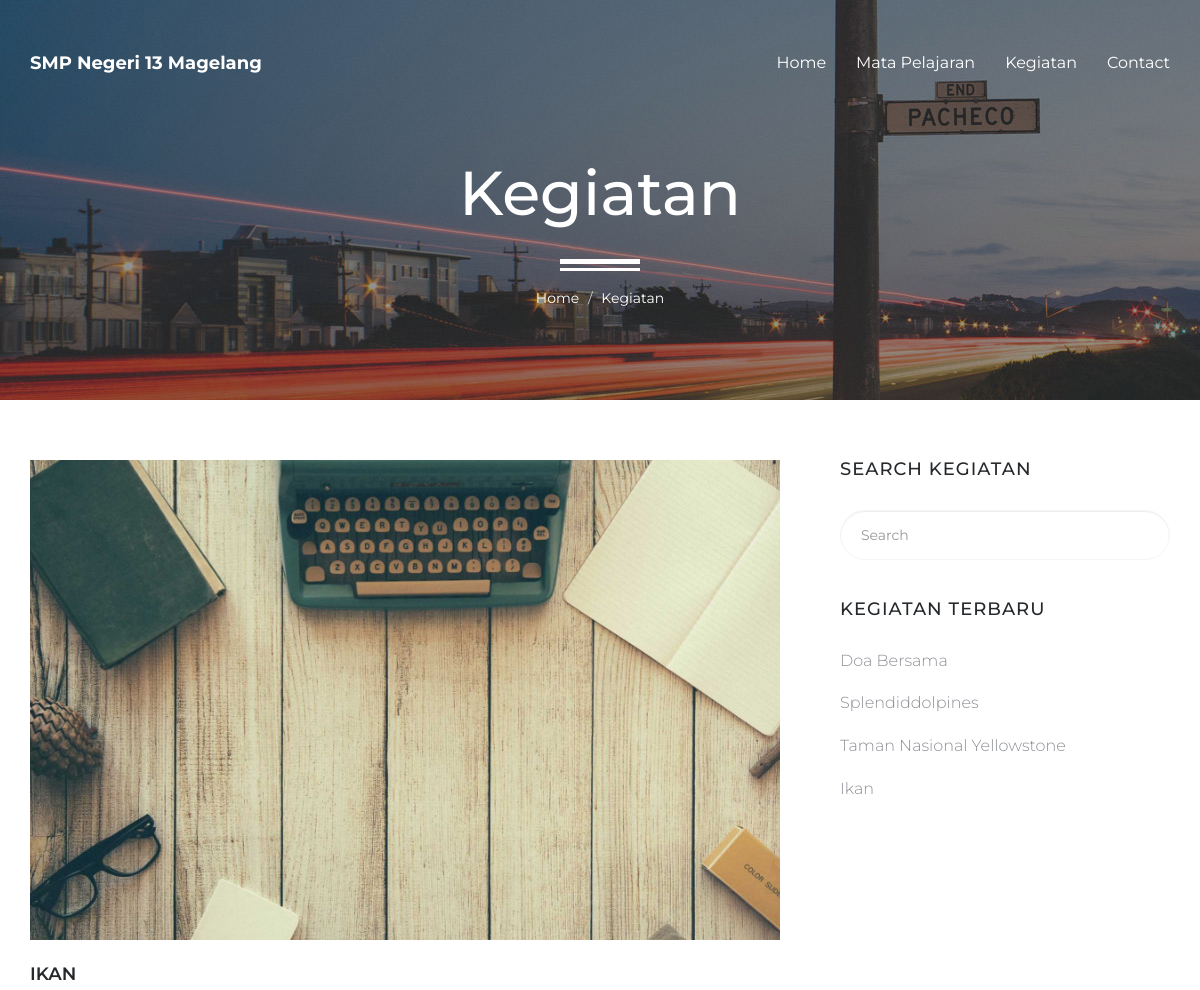
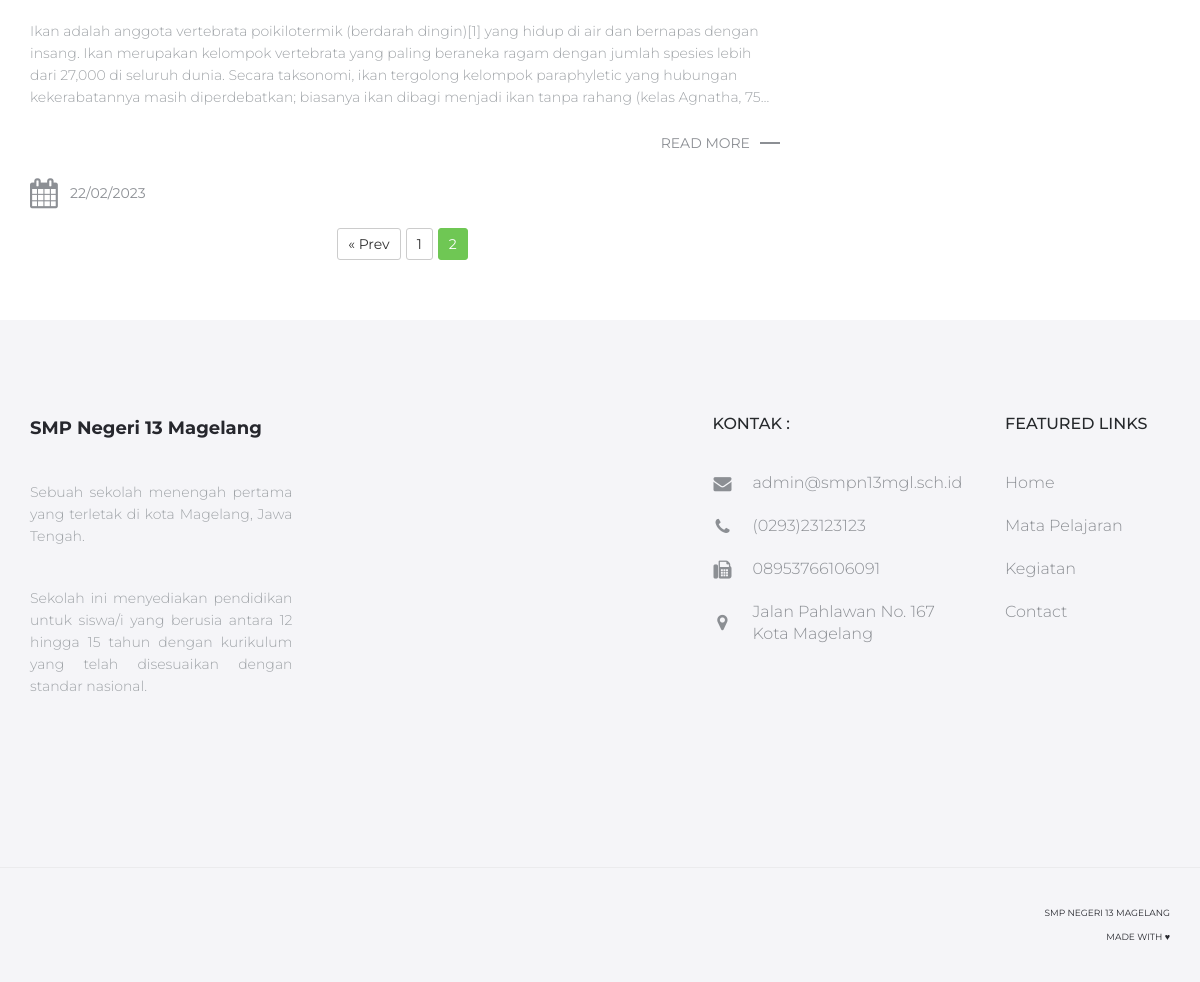
Screenshot of /blog.php?page=2 with the database file from the repository (2 pictures, top to bottom).
### tables this page shows
CREATE TABLE `article` (
  `id` int(250) NOT NULL,
  `judul_arc` text NOT NULL,
  `content_arc` text NOT NULL,
  `gambar_arc` varchar(250) NOT NULL,
  `gambar1` text NOT NULL,
  `gambar2` text NOT NULL,
  `date` date NOT NULL
);

CREATE TABLE `contact` (
  `id` int(11) NOT NULL,
  `nomrum` text NOT NULL,
  `wa` text NOT NULL,
  `email` text NOT NULL,
  `alamat` text NOT NULL
);

### blog.php (the view, shortened to what this page needs)
<?php include('header.php') ?>
<body>
    <header id="masthead" class="site-header site-header-white">
        <nav id="primary-navigation" class="site-navigation">
            <div class="container">
                <div class="navbar-header">
                    <a href="index.php" class="site-title"><span>SMP Negeri 13 Magelang</a>
                </div>
                <div class="collapse navbar-collapse" id="agency-navbar-collapse">
                <ul class="nav navbar-nav navbar-right">
                        <li><a href="index.php">Home</a></li>
                        <li><a href="semestergenap.php">Mata Pelajaran</a></li>
                        <li><a href="blog.php">Kegiatan</a></li>
                        <li><a href="contact.php">Contact</a></li>
                    </ul>
                </div>
            </div>
        </nav>
    </header>
    <div id="hero" class="hero overlay subpage-hero blog-hero">
        <div class="hero-content">
            <div class="hero-text">
                <h1>Kegiatan</h1>
                <ol class="breadcrumb">
                  <li class="breadcrumb-item"><a href="#">Home</a></li>
                  <li class="breadcrumb-item active">Kegiatan</li>
                </ol>
            </div>
        </div>
    </div>
    <main id="main" class="site-main">
        <section class="site-section subpage-site-section section-blog">
            <div class="container">
                <div class="row">
                    <div class="col-md-8">
                    <?php
                        $per_page = 3;
                        $articles = mysqli_query($mysqli, "SELECT * FROM article ORDER BY date DESC");
                        $total_articles = mysqli_num_rows($articles);
                        $total_pages = ceil($total_articles / $per_page);
                        $current_page = isset($_GET['page']) ? (int)$_GET['page'] : 1;
                        $offset = ($current_page - 1) * $per_page;
                        $articles = mysqli_query($mysqli, "SELECT * FROM article ORDER BY date DESC LIMIT $offset, $per_page");
                        while ($i = mysqli_fetch_assoc($articles)) { ?>
                            <article class="blog-post">
                            <a href="blog-post.php?id=<?php echo $i['id']?>">
                                <img src="assets/img/<?php if (empty($i['gambar_arc'])) {
                                    echo "portfolio-2.jpg";
                                } else {
                                    echo $i['gambar_arc'];
                                } ?>" class="img-res" alt="">
                            </a>
                            <div class="post-content">
                                <h3 class="post-title"><a href="blog-post.php?id=<?php echo $i['id']?>"><?php echo $i['judul_arc']?></a></h3>
                                <div class="wrapper">
                                    <p class="demo"><?php echo $i['content_arc']?></p>
                                </div>
                                <div class="text-right">
                                    <a class="read-more" href="blog-post.php?id=<?php echo $i['id']?>">Read more</a>
                                </div>
                                <div class="post-meta">
                                    <span class="post-date">
                                        <a href="blog-post.php?id=<?php echo $i['id']?>"><i class="fa fa-calendar" aria-hidden="true"></i> <?php echo date('d/m/Y', strtotime($i['date'])) ?></a>
                                    </span>
                                </div>
                            </div>
                        </article>
                           <?php } ?>
                        <div class="pagination-container">
                            <div class="pagination">
                                <?php if ($current_page > 1) { ?>
                                    <a href="?page=<?php echo $current_page - 1 ?>">« Prev</a>
                                <?php } ?>
                                <?php for ($i = 1; $i <= $total_pages; $i++) { ?>
                                    <?php if ($i == $current_page) { ?>
                                        <span class="current-page"><?php echo $i ?></span>
                                    <?php } else { ?>
                                        <a href="?page=<?php echo $i ?>"><?php echo $i ?></a>
                                    <?php } ?>
                                <?php } ?>
                            </div>
                        </div>
                        </div>
                    <aside class="col-md-4">
                        <div class="sidebar">
                            <div class="widget search-form">
                                <h4 class="widget-title">Search Kegiatan</h4>
                                <div class="form-group">
                                    <input type="text" class="form-control" id="search" placeholder="Search">
                                </div>
                            <br><br>
                            <div class="widget widget-recent-posts">
                                <h4 class="widget-title">Kegiatan Terbaru</h4>
                                <ul class="list-unstyled">
                                <?php $arcc = mysqli_query($mysqli, "SELECT * FROM article ORDER BY date DESC LIMIT 8"); ?>
                                <?php foreach($arcc as $a){ ?>
                                    <li><a href="blog-post.php?id=<?php echo $a['id']?>"><?php echo $a['judul_arc']?></a></li>
                                    <?php } ?>
                                </ul>
                            </div>
                            </div>
                        </div>
                    </aside>
                </div>
            </div>
        </section>
    </main>
    <?php include('footer.php')?>
</body>
</html>

### footer.php (shortened to what this page needs)
<footer id="colophon" class="site-footer">
        <div class="container">
            <div class="row">
                <div class="col-md-3 col-sm-4 col-xs-6">
                    <a class="site-title"><span>SMP Negeri 13 Magelang</a>
                    <p style="text-align: justify;">Sebuah sekolah menengah pertama yang terletak di kota Magelang, Jawa Tengah.</p>
                    <p style="text-align: justify;"> Sekolah ini menyediakan pendidikan untuk siswa/i yang berusia antara 12 hingga 15 tahun dengan kurikulum yang telah disesuaikan dengan standar nasional. </p>
                </div>
                <?php $edit_contact = "SELECT * FROM contact WHERE id = 1 ";
                    $contact_edit = $mysqli->query($edit_contact);
                    while ($du = $contact_edit->fetch_object()) : ?>
                <div class="col-lg-offset-4 col-md-3 col-sm-4 col-md-offset-2 col-sm-offset-0 col-xs-6 ">
                    <h3>Kontak :</h3>
                    <ul class="list-unstyled contact-links">
                        <li><i class="fa fa-envelope" aria-hidden="true"></i><a href="mailto:<?= $du->email ?>"><?= $du->email ?></a></li>
                        <li><i class="fa fa-phone" aria-hidden="true"></i><a href="tel:<?= $du->nomrum ?>"><?= $du->nomrum ?></a></li>
                        <li><i class="fa fa-fax" aria-hidden="true"></i><a href="<?= $du->wa ?>"><?= $du->wa ?></a></li>
                        <li><i class="fa fa-map-marker" aria-hidden="true"></i><p><?= $du->alamat ?></p></li>
                    </ul>
                </div>
                <?php endwhile; ?>
                <div class="col-lg-2 col-md-3 col-sm-4 col-xs-6">
                    <h3>Featured links</h3>
                    <ul class="list-unstyled">
                        <li><a href="index.php">Home</a></li>
                        <li><a href="semestergenap.php">Mata Pelajaran</a></li>
                        <li><a href="blog.php">Kegiatan</a></li>
                        <li><a href="contact.php">Contact</a></li>
                    </ul>
                </div>
            </div>
        </div>
        <div class="copyright">
            <div class="container">
                <div class="row">
                    <div class="col-xs-8">
                    </div>
                    <div class="col-xs-4">
                        <div class="text-right">
                            <p>SMP Negeri 13 Magelang</p>
                            <p>Made With ♥</p>
                        </div>
                    </div>
                </div>
            </div>
        </div>
    </footer>

### blog.php (style rules this page uses)
.wrapper { max-width: auto; }
.demo { overflow: hidden; display: -webkit-box; -webkit-line-clamp: 4; -webkit-box-orient: vertical; }
.pagination-container { display: flex; justify-content: center; margin-top: 20px; }
.pagination { display: flex; flex-wrap: wrap; justify-content: center; align-items: center; }
.pagination a, .pagination span { display: inline-block; padding: 5px 10px; margin-right: 5px; text-decoration: none; background-color: #fff; color: #333; border: 1px solid #ccc; border-radius: 3px; }
.pagination span.current-page { background-color: #6fc754; color: #fff; border-color: #6fc754; }

### rows the page displays
article: judul_arc "IKAN", content_arc "Ikan adalah anggota vertebrata poikilotermik (berdarah dingin)[1] yang hidup di air dan bernapas dengan insang. Ikan merupakan kelompok vertebrata yang paling beraneka ragam dengan jumlah spesies lebih dari 27,000 di seluruh dunia. Secara taksonomi, ikan tergolong kelompok paraphyletic yang hubungan kekerabatannya masih diperdebatkan; biasanya ikan dibagi menjadi ikan tanpa rahang (kelas Agnatha,…", date "22/02/2023", judul_arc "Ikan"
article: judul_arc "Doa Bersama"
article: judul_arc "Splendiddolpines"
article: judul_arc "Taman Nasional Yellowstone"
contact: email "admin@smpn13mgl.sch.id", nomrum "(0293)23123123", wa "08953766106091", alamat "Jalan Pahlawan No. 167 Kota Magelang"
